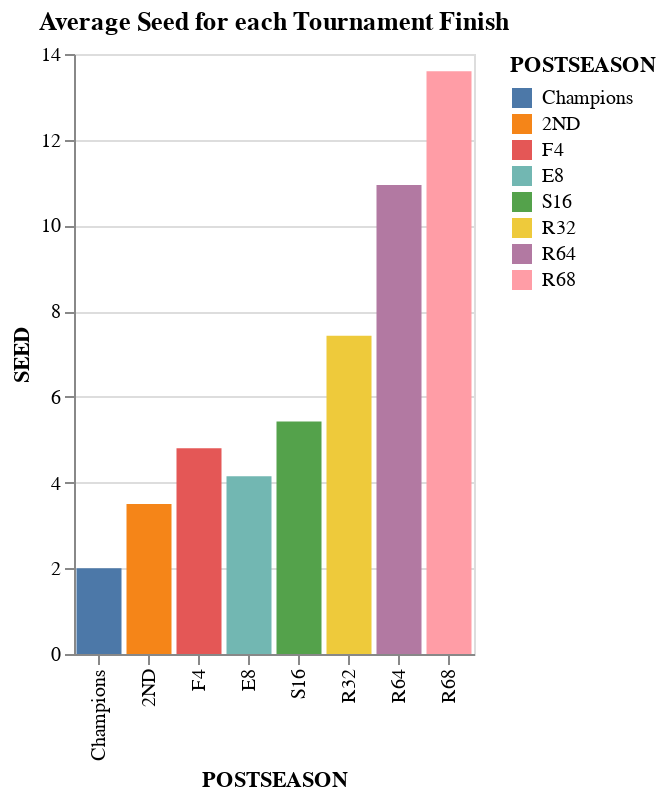

Here is the notebook cell this chart was saved with:
### Code cell
alt.Chart(SEED).mark_bar().encode(
    x = alt.X("POSTSEASON", sort = CorrectSort),
    y = "SEED:Q",
    color = alt.Color("POSTSEASON:N", sort = CorrectSort),
    tooltip = "SEED"
).properties(
    width = 200,
    title = "Average Seed for each Tournament Finish"
)

### Figure 1 — Vega-Lite specification as saved in the notebook (floating-point values rounded to 4 significant figures)
{"config": {"view": {"continuousWidth": 400, "continuousHeight": 300}}, "data": {"name": "data-4a97d0c490cc1f0caf4cc992c3cd6d25"}, "mark": "bar", "encoding": {"color": {"field": "POSTSEASON", "sort": ["Champions", "2ND", "F4", "E8", "S16", "R32", "R64", "R68"], "type": "nominal"}, "tooltip": {"field": "SEED", "type": "quantitative"}, "x": {"field": "POSTSEASON", "sort": ["Champions", "2ND", "F4", "E8", "S16", "R32", "R64", "R68"], "type": "nominal"}, "y": {"field": "SEED", "type": "quantitative"}}, "title": "Average Seed for each Tournament Finish", "width": 200, "$schema": "https://vega.github.io/schema/vega-lite/v4.17.0.json", "datasets": {"data-4a97d0c490cc1f0caf4cc992c3cd6d25": [{"POSTSEASON": "2ND", "SEED": 3.5}, {"POSTSEASON": "Champions", "SEED": 2.0}, {"POSTSEASON": "E8", "SEED": 4.15}, {"POSTSEASON": "F4", "SEED": 4.8}, {"POSTSEASON": "R32", "SEED": 7.425}, {"POSTSEASON": "R64", "SEED": 10.94}, {"POSTSEASON": "R68", "SEED": 13.6}, {"POSTSEASON": "S16", "SEED": 5.425}]}}
